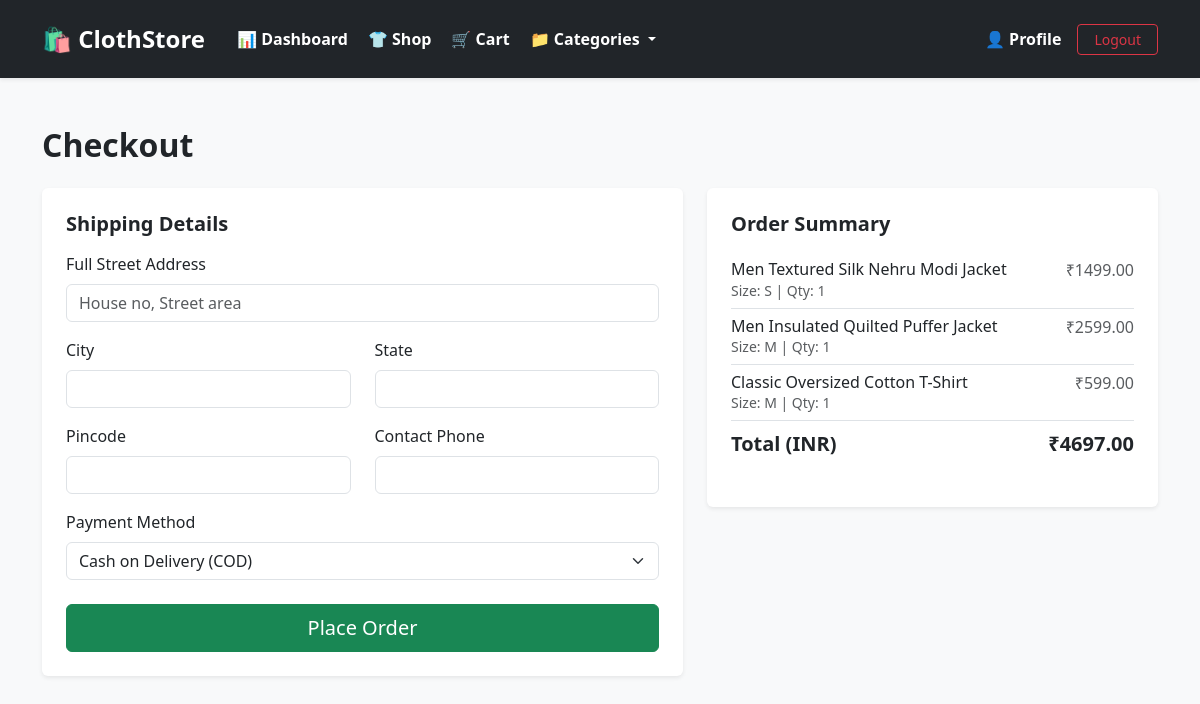
The app's page /checkout/ (signed in) with its own data.
### csw_app/models.py (models this page shows, shortened)
class Cart(models.Model):
    user = models.ForeignKey(User, on_delete=models.CASCADE)
    product = models.ForeignKey(Product, on_delete=models.CASCADE)
    size = models.CharField(max_length=10, default='M')
    quantity = models.PositiveIntegerField(default=1)
    def subtotal(self):
        rate = self.product.discount_price if self.product.discount_price else self.product.price
        return rate * self.quantity

class Product(models.Model):
    category = models.ForeignKey(Category, on_delete=models.CASCADE, related_name='products')
    name = models.CharField(max_length=200)
    description = models.TextField()
    price = models.DecimalField(max_digits=10, decimal_places=2)
    discount_price = models.DecimalField(max_digits=10, decimal_places=2, null=True, blank=True)
    image = models.ImageField(upload_to='products/', null=True, blank=True)
    status = models.BooleanField(default=True)
    created_at = models.DateTimeField(auto_now_add=True)

### csw_app/views.py (the view, shortened to what this page needs)
# urls.py: path('checkout/', views.checkout_view, name='checkout'),
@login_required
def checkout_view(request):
    item_id = request.GET.get('item_id') or request.POST.get('item_id')
    if item_id:
        cart_items = Cart.objects.filter(id=item_id, user=request.user)
    else:
        cart_items = Cart.objects.filter(user=request.user)
    if not cart_items.exists():
        messages.warning(request, "No items to checkout.")
        return redirect('view_cart')
    total = sum(item.subtotal() for item in cart_items)
    return render(request, 'user/checkout.html', {
        'cart_items': cart_items,
        'total': total,
        'item_id': item_id
    })

### templates/user/checkout.html (shortened to what this page needs)
{% extends 'base.html' %}
{% block content %}
<h2 class="fw-bold mb-4">Checkout</h2>
<div class="row g-4">
    <div class="col-md-7">
        <div class="card border-0 shadow-sm p-4">
            <h5 class="fw-bold mb-3">Shipping Details</h5>
            <form method="POST">
                <div class="mb-3">
                    <label class="form-label">Full Street Address</label>
                    <input type="text" name="address" class="form-control" placeholder="House no, Street area" required>
                </div>
                <div class="row">
                    <div class="col-md-6 mb-3">
                        <label class="form-label">City</label>
                        <input type="text" name="city" class="form-control" required>
                    </div>
                    <div class="col-md-6 mb-3">
                        <label class="form-label">State</label>
                        <input type="text" name="state" class="form-control" required>
                    </div>
                </div>
                <div class="row">
                    <div class="col-md-6 mb-3">
                        <label class="form-label">Pincode</label>
                        <input type="text" name="pincode" class="form-control" required>
                    </div>
                    <div class="col-md-6 mb-3">
                        <label class="form-label">Contact Phone</label>
                        <input type="text" name="phone" class="form-control" required>
                    </div>
                </div>
                <div class="mb-3">
                    <label class="form-label">Payment Method</label>
                    <select name="payment_method" class="form-select">
                        <option value="COD">Cash on Delivery (COD)</option>
                    </select>
                </div>
                <button type="submit" class="btn btn-success w-100 py-2 fs-5 mt-2">Place Order</button>
            </form>
        </div>
    </div>
    <div class="col-md-5">
        <div class="card border-0 shadow-sm p-4">
            <h5 class="fw-bold mb-3">Order Summary</h5>
            <ul class="list-group list-group-flush mb-3">
                {% for item in cart_items %}
                <li class="list-group-item d-flex justify-content-between lh-sm px-0">
                    <div>
                        <h6 class="my-0">{{ item.product.name }}</h6>
                        <small class="text-muted">Size: {{ item.size }} | Qty: {{ item.quantity }}</small>
                    </div>
                    <span class="text-muted">₹{{ item.subtotal }}</span>
                </li>
                {% endfor %}
                <li class="list-group-item d-flex justify-content-between px-0 fw-bold fs-5">
                    <span>Total (INR)</span>
                    <span>₹{{ total }}</span>
                </li>
            </ul>
        </div>
    </div>
</div>
{% endblock %}

### records on screen
Cart: product.name "Men Textured Silk Nehru Modi Jacket", size "S", quantity "1", subtotal "1499.00"
Cart: product.name "Men Insulated Quilted Puffer Jacket", size "M", quantity "1", subtotal "2599.00"
Cart: product.name "Classic Oversized Cotton T-Shirt", size "M", quantity "1", subtotal "599.00"

### other values on screen
{{ total }} "4697.00"
